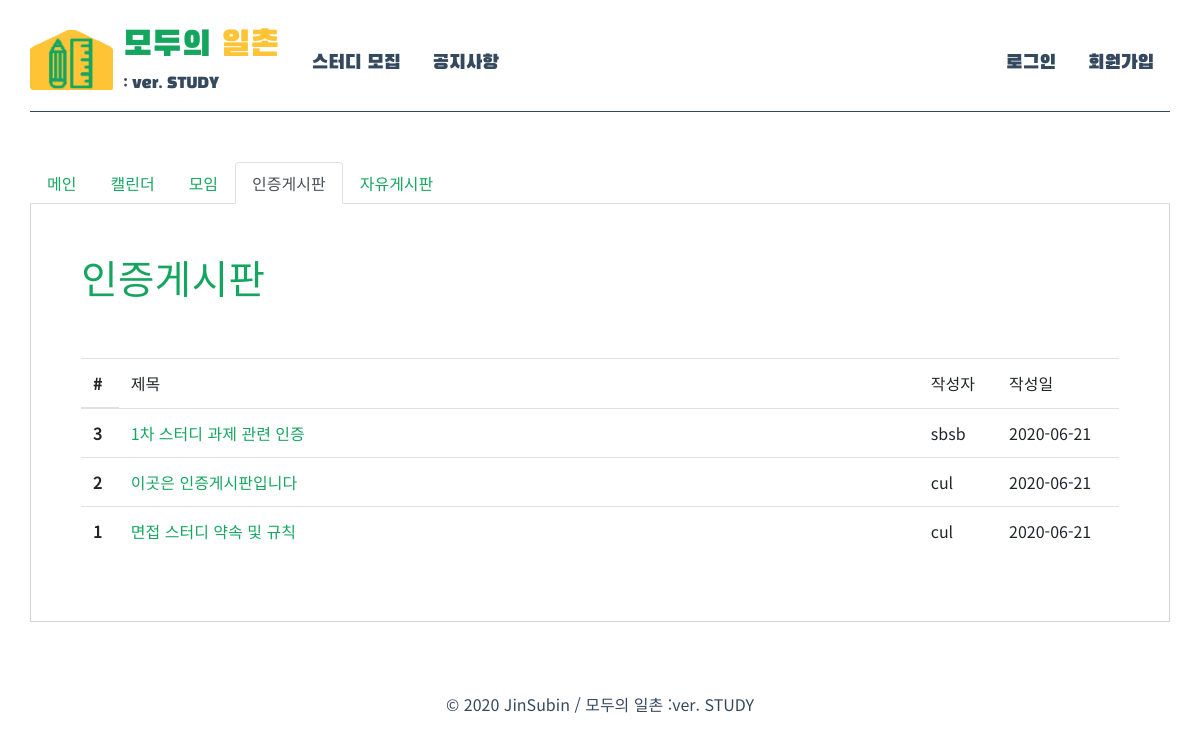
The app's page /source/php/Management/management_certificationboard.php?s_no=4 with its own data.
### tables this page shows
CREATE TABLE `study_cboard` (
  `no` int NOT NULL AUTO_INCREMENT,
  `study_num` int(8) unsigned zerofill NOT NULL,
  `title` varchar(100) NOT NULL,
  `content` text NOT NULL,
  `image` mediumblob,
  `date` date NOT NULL,
  `writer` varchar(20) NOT NULL,
  PRIMARY KEY (`no`),
  KEY `study_num` (`study_num`),
  CONSTRAINT `study_cboard_ibfk_1` FOREIGN KEY (`study_num`) REFERENCES `study` (`study_num`) ON DELETE CASCADE ON UPDATE CASCADE
);

### source/php/Management/management_certificationboard.php (the view, shortened to what this page needs)
<!DOCTYPE html>
<html lang="ko" dir="ltr">
<? include '../head_form.php'; ?>
<body>
  <div class="container">
    <? include '../header.php'; ?>
    <?
      $s_no = $_GET['s_no'];
    ?>
    <section>
      <div class="management_certificationboard_style">
          <div class="container">
            <div class="group_nav">
              <ul class="nav nav-tabs">
                <li class="nav-item">
                  <a class="nav-link" href="./management_home.php?s_no=<? echo $s_no ?>">메인</a>
                </li>
                <li class="nav-item">
                  <a class="nav-link" href="./management_calendar.php?s_no=<? echo $s_no ?>">캘린더</a>
                </li>
                <li class="nav-item">
                  <a class="nav-link" href="./management_map.php?s_no=<? echo $s_no ?>">모임</a>
                </li>
                <li class="nav-item">
                  <a class="nav-link active" href="./management_certificationboard.php?s_no=<? echo $s_no ?>">인증게시판</a>
                </li>
                <li class="nav-item">
                  <a class="nav-link" href="./management_freeboard.php?s_no=<? echo $s_no ?>">자유게시판</a>
                </li>
              </ul>
            </div>
            <div class="group_content">
              <h1>인증게시판</h1>
              <br><br>
              <table class="table">
                <thead>
                  <tr>
                    <th scope="col">#</th>
                    <td scope="col" style="width:500px;">제목</th>
                    <td scope="col">작성자</th>
                    <td scope="col">작성일</th>
                  </tr>
                </thead>
                <tbody>
                  <?
                    include '../dbconn.php';
                    $query = "select * from study_cboard where study_num = '$s_no' order by date desc, no desc;";
                    $result = mysqli_query($conn, $query);
                    while($row = mysqli_fetch_row($result)){
                      $no = $row[0];
                      $title = $row[2];
                      $date = $row[5];
                      $writer = $row[6];
                  ?>
                  <tr>
                    <th scope="row"><? echo $no ?></th>
                    <td style="width:800px;"><a href="./notice_view.php?bno=<?php echo $no ?>" style="color:#14A65F"><?php echo $title ?></a></td>
                    <td><? echo $writer ?></td>
                    <td><? echo $date ?></td>
                  </tr>
                  <?
                    }
                  ?>
                </tbody>
              </table>
            </div>
          </div>
        </div>
      </div>
    <? include '../footer.php'; ?>
</body>
</html>

### source/css/base_style.css (style rules this page uses)
html, body { min-height: 100%; }
body { font-family: 'Noto Sans KR', sans-serif; background-repeat: no-repeat; background-size: cover; background-position: bottom; }
.container { padding: 0px !important; min-height:100%; }
section { clear: both; }

### source/css/management_style.css (style rules this page uses)
.management_certificationboard_style { color:#14A65F; padding: 50px 0px; }
.management_certificationboard_style .group_nav a { color: #14A65F; }
.management_certificationboard_style .group_content { overflow: hidden; border: 1px solid lightgray; border-top: transparent; padding: 50px; }

### records on screen
study_cboard: no "3", title "1차 스터디 과제 관련 인증", writer "sbsb", date "2020-06-21"
study_cboard: no "2", title "이곳은 인증게시판입니다", writer "cul", date "2020-06-21"
study_cboard: no "1", title "면접 스터디 약속 및 규칙", writer "cul", date "2020-06-21"
